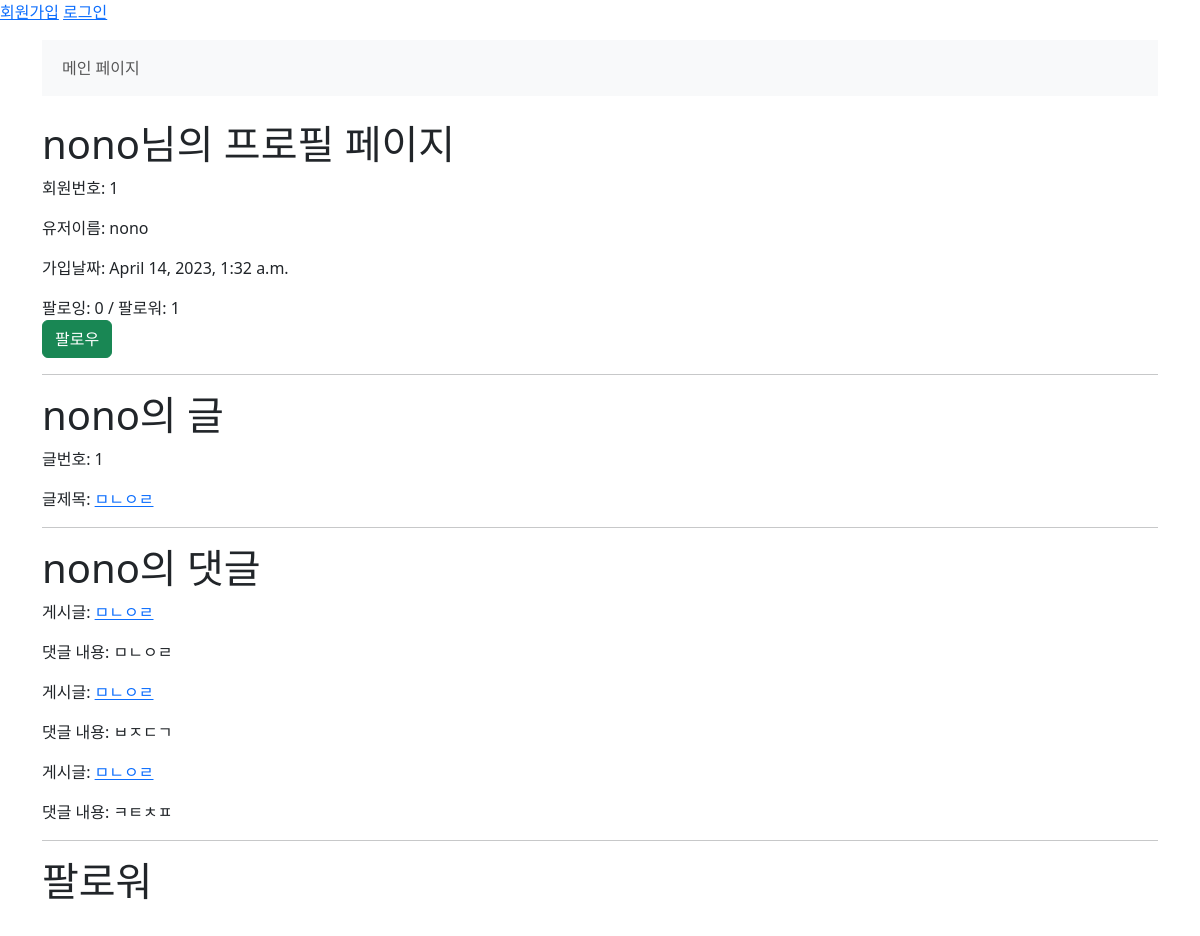
/accounts/profile/nono/, run on the app's committed database.
### accounts/models.py (models this page shows)
class User(AbstractUser):
    followings = models.ManyToManyField('self', symmetrical=False, related_name='followers')

### boards/models.py (models this page shows)
class Board(models.Model):
    author = models.ForeignKey(settings.AUTH_USER_MODEL, on_delete=models.CASCADE, related_name='boards')
    like_users = models.ManyToManyField(settings.AUTH_USER_MODEL, related_name='like_boards')
    title = models.CharField(max_length=100)
    content = models.TextField()
    created_at = models.DateTimeField(auto_now_add=True)
    updated_at = models.DateTimeField(auto_now=True)

class Comment(models.Model):
    author = models.ForeignKey(settings.AUTH_USER_MODEL, on_delete=models.CASCADE, related_name='comments')
    board = models.ForeignKey(Board, on_delete=models.CASCADE, related_name='comments')
    content = models.TextField()
    created_at = models.DateTimeField(auto_now_add=True)
    updated_at = models.DateTimeField(auto_now=True)

### accounts/views.py (the view)
# urls.py: path('profile/<username>/', views.profile, name='profile'),
def profile(request, username):
    User = get_user_model()
    person = User.objects.get(username=username)
    context = {
        'person': person
    }
    return render(request, 'accounts/profile.html', context)

### accounts/templates/accounts/profile.html (shortened to what this page needs)
{% extends 'base.html' %}
{% block content %}
<h1>{{ person.username }}님의 프로필 페이지</h1>
<div>
    <p>회원번호: {{ person.id }}</p>
    <p>유저이름: {{ person.username }}</p>
    <p>가입날짜: {{ person.date_joined }}</p>
</div>
<div>팔로잉: {{ person.followings.count }} / 팔로워: {{ person.followers.count }}</div>
<div>
    <form action="{% url 'accounts:follow' person.pk %}" method="POST">
        {% if request.user in person.followers.all %}
        <button type="submit" class="btn btn-danger">팔로우 취소</button>
        {% else %}
        <button type="submit" class="btn btn-success">팔로우</button>
        {% endif %}
    </form>
</div>
<hr>
<div>
    <h1>{{ person.username }}의 글</h1>
    {% for board in person.boards.all %}
    <div>
        <p>글번호: {{ board.id }}</p>
        <p>글제목: <a href="{% url 'boards:detail' board.id %}">{{ board.title }}</a></p>
    </div>
    {% endfor %}
</div>
<hr>
<div>
    <h1>{{ person.username }}의 댓글</h1>
    {% for comment in person.comments.all %}
    <div>
        <p>게시글: <a href="{% url 'boards:detail' comment.board.id %}">{{ comment.board.title }}</a></p>
        <p>댓글 내용: {{ comment.content }}</p>
    </div>
    {% endfor %}
</div>
<hr>
<div>
    <h1>팔로워</h1>
</div>
{% endblock content %}

### data on the page
User: username "nono", id "1", date_joined "April 14, 2023, 1:32 a.m.", followings.count "0", followers.count "1"
Board: id "1", title "ㅁㄴㅇㄹ"
Comment: board "ㅁㄴㅇㄹ", content "ㅁㄴㅇㄹ"
Comment: board "ㅁㄴㅇㄹ", content "ㅂㅈㄷㄱ"
Comment: board "ㅁㄴㅇㄹ", content "ㅋㅌㅊㅍ"
